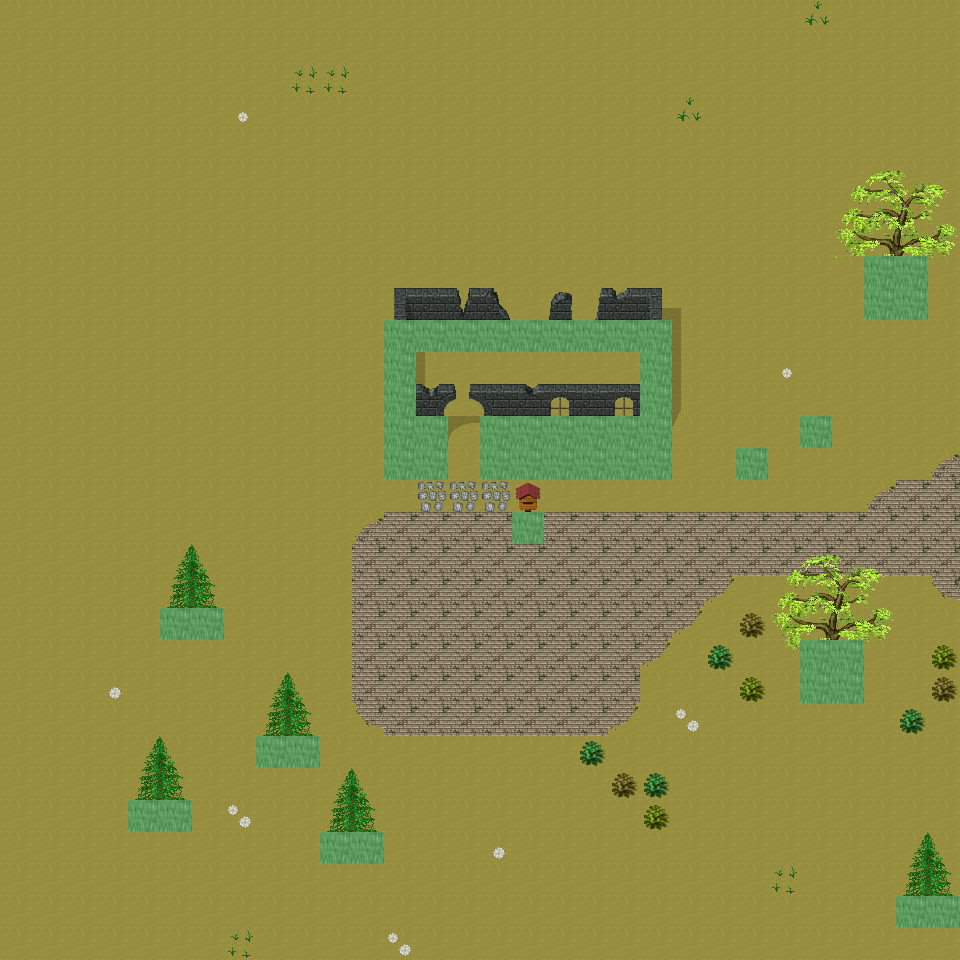

Tiled map render using the project's own tile images. Description and the map definition, with tile-layer contents summarised, below:
An orthogonal 30x30 tile map with 32x32 px tiles, 6 tile layers (Ground, Object, Object2, Above, ...), 26 tilesets and 4 objects (4x mapExit).

<map version="1.0" orientation="orthogonal" renderorder="right-down" width="30" height="30" tilewidth="32" tileheight="32" nextobjectid="5">
  <tileset firstgid="1" name="tileset_ground_ground" tilewidth="32" tileheight="32" tilecount="33" columns="3">
    <image source="../drawable/tileset_ground_ground.png" width="96" height="352" />
  </tileset>
  <tileset firstgid="34" name="tileset_building_castle" tilewidth="32" tileheight="32" tilecount="320" columns="20">
    <image source="../drawable/tileset_building_castle.png" width="640" height="512" />
  </tileset>
  <tileset firstgid="354" name="tileset_furniture_carpet_carpets_2" tilewidth="32" tileheight="32" tilecount="20" columns="4">
    <image source="../drawable/tileset_furniture_carpet_carpets_2.png" width="128" height="160" />
  </tileset>
  <tileset firstgid="374" name="tileset_ground_indoor_tiles" tilewidth="32" tileheight="32" tilecount="8" columns="2">
    <image source="../drawable/tileset_ground_indoor_tiles.png" width="64" height="128" />
  </tileset>
  <tileset firstgid="382" name="tileset_ground_water_pool" tilewidth="32" tileheight="32" tilecount="72" columns="3">
    <image source="../drawable/tileset_ground_water_pool.png" width="96" height="768" />
  </tileset>
  <tileset firstgid="454" name="tileset_ground_ridge_earth_dark" tilewidth="32" tileheight="32" tilecount="96" columns="12">
    <image source="../drawable/tileset_ground_ridge_earth_dark.png" width="384" height="256" />
  </tileset>
  <tileset firstgid="550" name="tileset_logic_collision" tilewidth="32" tileheight="32" tilecount="1" columns="1">
    <image source="../drawable/tileset_logic_collision.png" width="32" height="32" />
  </tileset>
  <tileset firstgid="551" name="tileset_building_wall_stone_grey" tilewidth="32" tileheight="32" tilecount="12" columns="3">
    <image source="../drawable/tileset_building_wall_stone_grey.png" width="96" height="128" />
  </tileset>
  <tileset firstgid="563" name="tileset_building_roof_green" tilewidth="32" tileheight="32" tilecount="20" columns="5">
    <image source="../drawable/tileset_building_roof_green.png" width="160" height="128" />
  </tileset>
  <tileset firstgid="583" name="tileset_ground_ladder_horizontal_dark" tilewidth="32" tileheight="32" tilecount="3" columns="1">
    <image source="../drawable/tileset_ground_ladder_horizontal_dark.png" width="32" height="96" />
  </tileset>
  <tileset firstgid="586" name="tileset_building_house_pink_blue" tilewidth="32" tileheight="32" tilecount="99" columns="11">
    <image source="../drawable/tileset_building_house_pink_blue.png" width="352" height="288" />
  </tileset>
  <tileset firstgid="685" name="tileset_ground_mossy_brick_paving" tilewidth="32" tileheight="32" tilecount="9" columns="3">
    <image source="../drawable/tileset_ground_mossy_brick_paving.png" width="96" height="96" />
  </tileset>
  <tileset firstgid="694" name="tileset_plant_tree_locust_tree" tilewidth="32" tileheight="32" tilecount="20" columns="4">
    <image source="../drawable/tileset_plant_tree_locust_tree.png" width="128" height="160" />
  </tileset>
  <tileset firstgid="714" name="tileset_plant_tree_spruce" tilewidth="32" tileheight="32" tilecount="6" columns="2">
    <image source="../drawable/tileset_plant_tree_spruce.png" width="64" height="96" />
  </tileset>
  <tileset firstgid="720" name="tileset_plant_flower_flowers_mixed" tilewidth="32" tileheight="32" tilecount="16" columns="4">
    <image source="../drawable/tileset_plant_flower_flowers_mixed.png" width="128" height="128" />
  </tileset>
  <tileset firstgid="736" name="tileset_ground_cobbled_paving" tilewidth="32" tileheight="32" tilecount="1" columns="1">
    <image source="../drawable/tileset_ground_cobbled_paving.png" width="32" height="32" />
  </tileset>
  <tileset firstgid="737" name="tileset_plant_flower_daisy_white" tilewidth="32" tileheight="32" tilecount="8" columns="2">
    <image source="../drawable/tileset_plant_flower_daisy_white.png" width="64" height="128" />
  </tileset>
  <tileset firstgid="745" name="tileset_item_postbox" tilewidth="32" tileheight="32" tilecount="4" columns="2">
    <image source="../drawable/tileset_item_postbox.png" width="64" height="64" />
  </tileset>
  <tileset firstgid="749" name="tileset_item_postbox_2" tilewidth="32" tileheight="32" tilecount="2" columns="1">
    <image source="../drawable/tileset_item_postbox_2.png" width="32" height="64" />
  </tileset>
  <tileset firstgid="751" name="tileset_furniture_table_tree_stump_table" tilewidth="32" tileheight="32" tilecount="4" columns="2">
    <image source="../drawable/tileset_furniture_table_tree_stump_table.png" width="64" height="64" />
  </tileset>
  <tileset firstgid="755" name="tileset_plant_stump_int_small_stump" tilewidth="32" tileheight="32" tilecount="1" columns="1">
    <image source="../drawable/tileset_plant_stump_int_small_stump.png" width="32" height="32" />
  </tileset>
  <tileset firstgid="756" name="tileset_plant_grasses" tilewidth="32" tileheight="32" tilecount="6" columns="3">
    <image source="../drawable/tileset_plant_grasses.png" width="96" height="64" />
  </tileset>
  <tileset firstgid="762" name="tileset_building_fence_wooden_brown_fence" tilewidth="32" tileheight="32" tilecount="42" columns="7">
    <image source="../drawable/tileset_building_fence_wooden_brown_fence.png" width="224" height="192" />
  </tileset>
  <tileset firstgid="804" name="tileset_ground_green_paving" tilewidth="32" tileheight="32" tilecount="18" columns="3">
    <image source="../drawable/tileset_ground_green_paving.png" width="96" height="192" />
  </tileset>
  <tileset firstgid="822" name="tileset_building_stone_ruins" tilewidth="32" tileheight="32" tilecount="72" columns="6">
    <image source="../drawable/tileset_building_stone_ruins.png" width="192" height="384" />
  </tileset>
  <tileset firstgid="894" name="tileset_logic_creature_insect" tilewidth="32" tileheight="32" tilecount="5" columns="5">
    <image source="../drawable/tileset_logic_creature_insect.png" width="160" height="32" />
  </tileset>
  <layer name="Ground" width="30" height="30">
    <data>[900 cells, 900 non-empty, 1 distinct tile ids]</data>
  </layer>
  <layer name="Object" width="30" height="30">
    <data>[900 cells, 173 non-empty, 40 distinct tile ids]</data>
  </layer>
  <layer name="Object2" width="30" height="30">
    <data>[900 cells, 8 non-empty, 7 distinct tile ids]</data>
  </layer>
  <layer name="Above" width="30" height="30">
    <data>[900 cells, 71 non-empty, 35 distinct tile ids]</data>
  </layer>
  <layer name="Above2" width="30" height="30">
    <data>[900 cells, 0 non-empty, 0 distinct tile ids]</data>
  </layer>
  <layer name="Walkable" width="30" height="30">
    <data>[900 cells, 50 non-empty, 1 distinct tile ids]</data>
  </layer>
  <objectgroup name="MapEvents">
    <object id="1" name="north" type="mapExit" x="0" y="0" width="960" height="32">
      <properties>
        <property name="map" value="level_0_x221_y9" />
        <property name="x" value="0" />
        <property name="y" value="28" />
      </properties>
    </object>
    <object id="2" name="south" type="mapExit" x="0" y="928" width="960" height="32">
      <properties>
        <property name="map" value="level_0_x221_y11" />
        <property name="x" value="0" />
        <property name="y" value="1" />
      </properties>
    </object>
    <object id="3" name="east" type="mapExit" x="928" y="0" width="32" height="896">
      <properties>
        <property name="map" value="level_0_x222_y10" />
        <property name="x" value="1" />
        <property name="y" value="0" />
      </properties>
    </object>
    <object id="4" name="east2" type="mapExit" x="928" y="928" width="32" height="32">
      <properties>
        <property name="map" value="level_0_x222_y10" />
        <property name="x" value="1" />
        <property name="y" value="29" />
      </properties>
    </object>
  </objectgroup>
</map>
